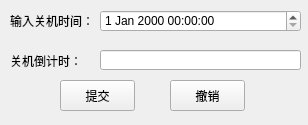
<?xml version="1.0" encoding="UTF-8"?>
<ui version="4.0">
 <class>SchedulerWindow</class>
 <widget class="QMainWindow" name="SchedulerWindow">
  <property name="geometry">
   <rect>
    <x>0</x>
    <y>0</y>
    <width>308</width>
    <height>125</height>
   </rect>
  </property>
  <property name="sizePolicy">
   <sizepolicy hsizetype="Fixed" vsizetype="Fixed">
    <horstretch>0</horstretch>
    <verstretch>0</verstretch>
   </sizepolicy>
  </property>
  <property name="windowTitle">
   <string>关机计划</string>
  </property>
  <widget class="QWidget" name="centralwidget">
   <widget class="QDateTimeEdit" name="dateTimeEdit">
    <property name="geometry">
     <rect>
      <x>100</x>
      <y>10</y>
      <width>201</width>
      <height>22</height>
     </rect>
    </property>
   </widget>
   <widget class="QLabel" name="target_label">
    <property name="geometry">
     <rect>
      <x>10</x>
      <y>10</y>
      <width>81</width>
      <height>21</height>
     </rect>
    </property>
    <property name="text">
     <string>输入关机时间：</string>
    </property>
   </widget>
   <widget class="QLabel" name="countdown_label">
    <property name="geometry">
     <rect>
      <x>10</x>
      <y>50</y>
      <width>81</width>
      <height>21</height>
     </rect>
    </property>
    <property name="text">
     <string>关机倒计时：</string>
    </property>
   </widget>
   <widget class="QLineEdit" name="lineEdit">
    <property name="enabled">
     <bool>true</bool>
    </property>
    <property name="geometry">
     <rect>
      <x>100</x>
      <y>50</y>
      <width>201</width>
      <height>20</height>
     </rect>
    </property>
    <property name="readOnly">
     <bool>true</bool>
    </property>
   </widget>
   <widget class="QPushButton" name="submit_button">
    <property name="geometry">
     <rect>
      <x>60</x>
      <y>80</y>
      <width>75</width>
      <height>31</height>
     </rect>
    </property>
    <property name="text">
     <string>提交</string>
    </property>
   </widget>
   <widget class="QPushButton" name="withdrew_button">
    <property name="geometry">
     <rect>
      <x>170</x>
      <y>80</y>
      <width>75</width>
      <height>31</height>
     </rect>
    </property>
    <property name="text">
     <string>撤销</string>
    </property>
   </widget>
  </widget>
 </widget>
 <resources/>
 <connections/>
</ui>
